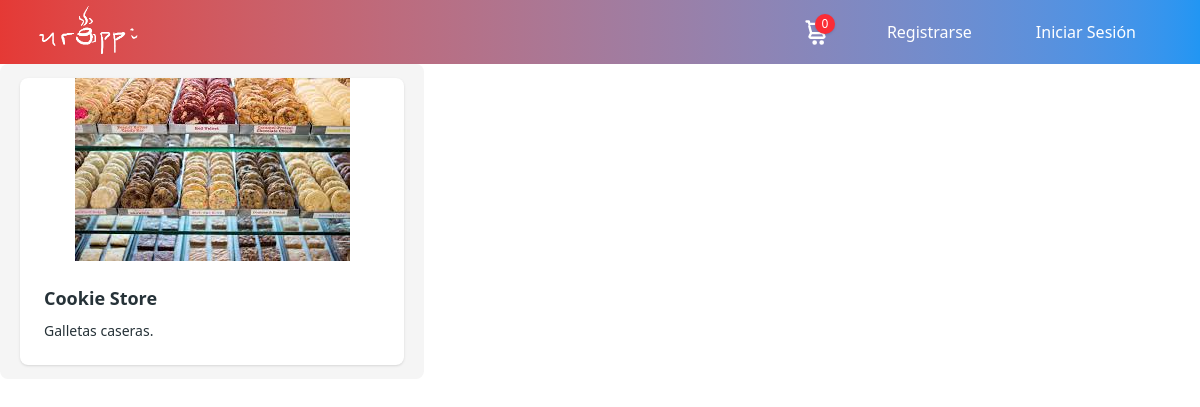
Before: / with the older database file.
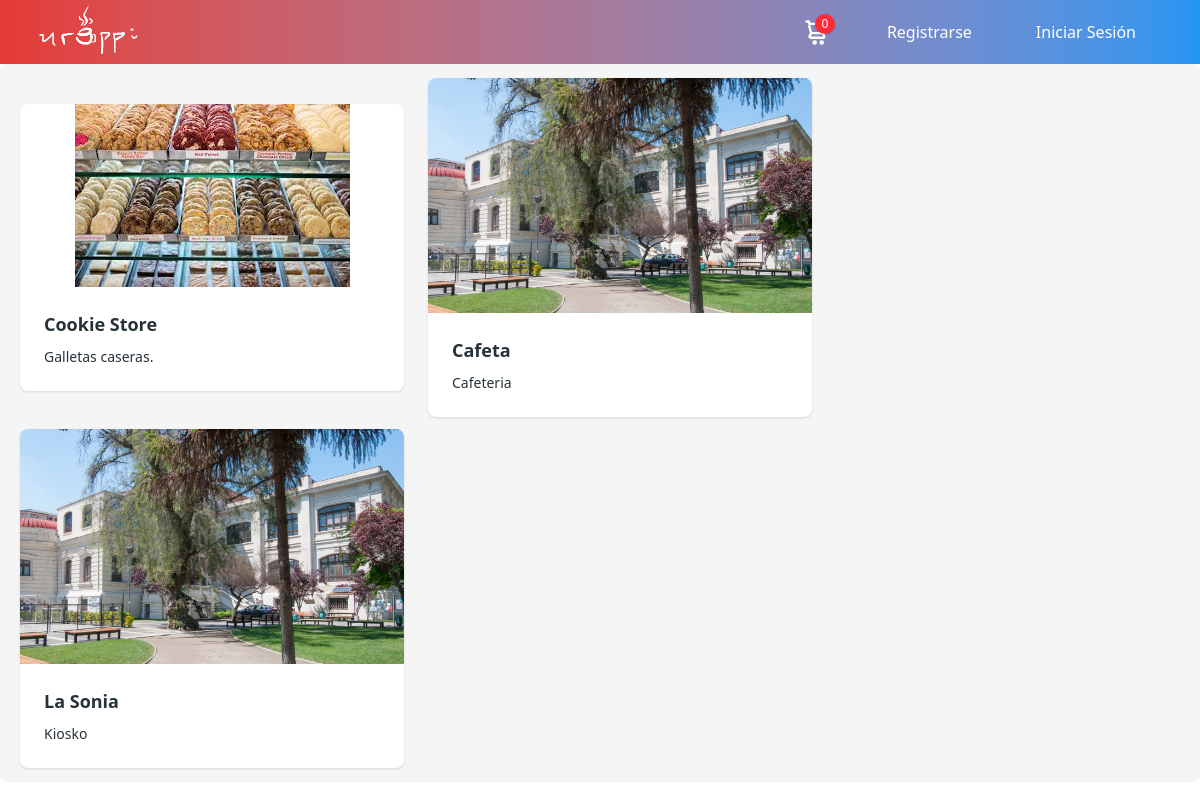
After: the same page with the newer database file.
### urappiapp/models.py (models this page shows, shortened)
class Shop(models.Model):
    shopID = models.AutoField(primary_key=True)  # ID único de la tienda
    shopDescription = models.TextField()  # Descripción de la tienda
    openTime = models.TimeField()  # Hora de apertura
    closingTime = models.TimeField()  # Hora de cierre
    shopName = models.CharField(max_length=32)  # Nombre de la tienda
    shopImage = models.ImageField(upload_to="stores/", null=True, blank=True)  # Imagen de la tienda
    location = models.TextField()  # Ubicación de la tienda

### home/views.py (the view)
# urls.py: path("", home_views.index, name="home"),
def index(request):
    tiendas = Shop.objects.all()
    usuario = {
        "nombre": "Juan Carlos", "upuntos":1000, "profilePic": "app_comprador/svg/portrait_placeholder.png"
    }
    info = {"usuario": usuario, "tiendas": tiendas}
    return render(request, 'app_comprador/stores_view.html', info)

### app_comprador/templates/app_comprador/stores_view.html (shortened to what this page needs)
{% extends 'urappi/base.html' %}
{% block content %}
<div class="menu menu-horizontal items-center bg-base-200 rounded-box">
  {% for tienda in tiendas %}
    {% include "app_comprador/stores_view/_store_detail.html" %}
  {% endfor %}
</div>
{% endblock content %}

### urappi/templates/urappi/base.html (shortened to what this page needs)
<!DOCTYPE html>
<html class="h-full" lang="es" data-theme="urappi-theme">
    <head>
        {% load static %}
        <link
            href="{% static 'urappi/output.css' %}"
            rel="stylesheet"
            type="text/css"
        />
    </head>
    <body class="h-full flex flex-col">
        {% block header %}
            {% include 'urappi/header.html' %}
        {% endblock %}
        <main class="flex-grow">
            {% block content %}{% endblock %}
        </main>
    </body>
</html>

### urappi/templates/urappi/header.html (shortened to what this page needs)
<header class="bg-gradient-to-r from-primary to-secondary text-white">
     {% load static %}
    <div class="max-w-7xl mx-auto px-4 sm:px-6 lg:px-8 flex items-center justify-between h-16">
        <a href="{% url 'home' %}">
            <img src="{% static 'images/logo.png' %}" alt="Urappi Logo" class="h-16 object-contain">
        </a>
        <nav class="flex items-center space-x-6">
        {% if user.rol != 'seller' %}
            <a href="{% url 'cart' %}" class="relative group ml-4 flex items-center">
                <span class="absolute -top-1 -right-1 bg-red-500 text-xs rounded-full w-5 h-5 flex items-center justify-center text-white shadow
                group-hover:bg-red-600 transition">0</span>
            </a>
        {% endif %}
        {% if user.is_authenticated %}
            <div class="flex flex-col justify-center justify-between">
                <h1 class="text-lg font-semibold">Hola, {{ usuario.apodo }}</h1>
                <p class="text-sm">Tienes ${{ usuario.upuntos }} UPuntos</p>
            </div>
            <div class="w-12 h-12 rounded-full overflow-hidden border-2 border-blue-500">
                <img src="{% static usuario.profilePic %}"  />
            </div>
            <div class="max-w-7xl mx-auto px-4 sm:px-6 lg:px-8 flex items-center justify-between h-16">
                <a href="{% url 'logout' %}">Cerrar sesión </a>
            </div>
        {% else %}
            <div class="max-w-7xl mx-auto px-4 sm:px-6 lg:px-8 flex items-center justify-between h-16">
                <a href="{% url 'register_user' %}">Registrarse</a>
            </div>
            <div class="max-w-7xl mx-auto px-4 sm:px-6 lg:px-8 flex items-center justify-between h-16">
                <a href="{% url 'login' %}">Iniciar Sesión</a>
            </div>
        {% endif %}
        </nav>
    </div>
</header>

### app_comprador/templates/app_comprador/stores_view/_store_detail.html
{% load static %}
<li>
  <a href="{% url 'show_store_menu' tienda.shopID %}">
    <div class="card bg-base-100 w-96 shadow-sm">
      <figure>
        <img
        src="/media/{{ tienda.shopImage }}"
        alt="{{ tienda.shopName }}"
        />
      </figure>
      <div class="card-body">
        <h3 class="card-title">{{ tienda.shopName }}</h3>
        <p class="">{{ tienda.shopDescription }}</p>
      </div>
    </div>
  </a>
</li>

Changed rows visible on the page:
added Shop: shopImage (picture), shopName "Cafeta", shopDescription "Cafeteria"
added Shop: shopImage (picture), shopName "La Sonia", shopDescription "Kiosko"
